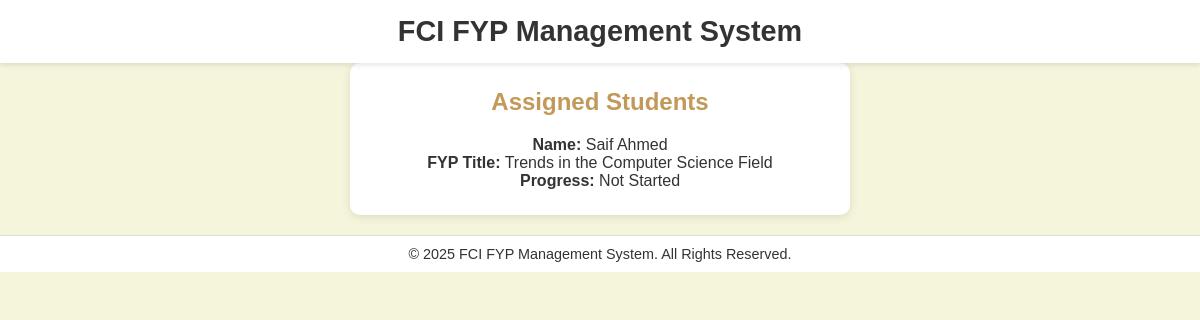
The page /lecturer/view_students.php (signed in) on the database its author committed.
### tables this page shows
CREATE TABLE `assigned_fyp` (
  `assignmentid` int(10) NOT NULL,
  `studentid` int(10) NOT NULL,
  `lecturerid` int(10) NOT NULL,
  `proposalid` int(10) NOT NULL,
  `progress` varchar(255) NOT NULL
);

CREATE TABLE `student` (
  `studentid` int(10) NOT NULL,
  `firstName` varchar(100) NOT NULL,
  `lastName` varchar(100) NOT NULL,
  `email` varchar(100) NOT NULL,
  `password` varchar(100) NOT NULL
);

CREATE TABLE `proposals` (
  `proposalid` int(10) NOT NULL,
  `lecturerid` int(10) NOT NULL,
  `title` varchar(255) NOT NULL,
  `description` varchar(255) NOT NULL,
  `status` enum('pending','approved','rejected') DEFAULT 'pending'
);

### lecturer/view_students.php (the view, shortened to what this page needs)
<?php
$conn = OpenCon();
$lecturer_id = $_SESSION['userid'];
$sql = "SELECT s.firstName, s.lastName, p.title, a.progress
        FROM assigned_fyp a
        JOIN student s ON a.studentid = s.studentid
        JOIN proposals p ON a.proposalid = p.proposalid
        WHERE a.lecturerid = ?";
$stmt = $conn->prepare($sql);
$stmt->bind_param("i", $lecturer_id);
$stmt->execute();
$result = $stmt->get_result();
?>
<!DOCTYPE html>
<html lang="en">
<head>
    <link rel="stylesheet" href="../css/styles.css">
</head>
<body>
    <header>
        <h1>FCI FYP Management System</h1>
    </header>
    <main>
        <div class="card">
            <h2>Assigned Students</h2>
            <?php if ($result->num_rows > 0): ?>
                <ul>
                    <?php while ($row = $result->fetch_assoc()): ?>
                        <li>
                            <strong>Name:</strong> <?php echo htmlspecialchars($row['firstName'] . " " . $row['lastName']); ?><br>
                            <strong>FYP Title:</strong> <?php echo htmlspecialchars($row['title']); ?><br>
                            <strong>Progress:</strong> <?php echo htmlspecialchars($row['progress']); ?>
                        </li>
                    <?php endwhile; ?>
                </ul>
            <?php else: ?>
                <p>No students assigned yet.</p>
            <?php endif; ?>
        </div>
    </main>
    <footer>
        <p>&copy; 2025 FCI FYP Management System. All Rights Reserved.</p>
    </footer>
</body>
</html>

### css/styles.css (style rules this page uses)
* { margin: 0; padding: 0; box-sizing: border-box; }
body { font-family: Arial, sans-serif; margin: 0; padding: 0; background-color: #f5f5dc; color: #333; }
header { background-color: #ffffff; color: #333; padding: 15px 20px; position: relative; box-shadow: 0 2px 5px rgba(0, 0, 0, 0.1); text-align: center; }
header h1 { margin: 0; font-size: 1.8rem; }
.card { background: #ffffff; border-radius: 10px; padding: 25px; box-shadow: 0 2px 10px rgba(0, 0, 0, 0.1); margin: 0 auto; max-width: 500px; text-align: center; transition: transform 0.3s ease-in-out; }
.card h2 { color: #c29958; margin-bottom: 20px; }
.card ul { list-style: none; padding: 0; }
footer { background-color: #ffffff; text-align: center; padding: 10px; margin-top: 20px; color: #333; border-top: 1px solid #ddd; font-size: 0.9rem; }

### rows shown on the page
assigned_fyp: studentid.lastName "Saif Ahmed", proposalid.title "Trends in the Computer Science Field", progress "Not Started"
